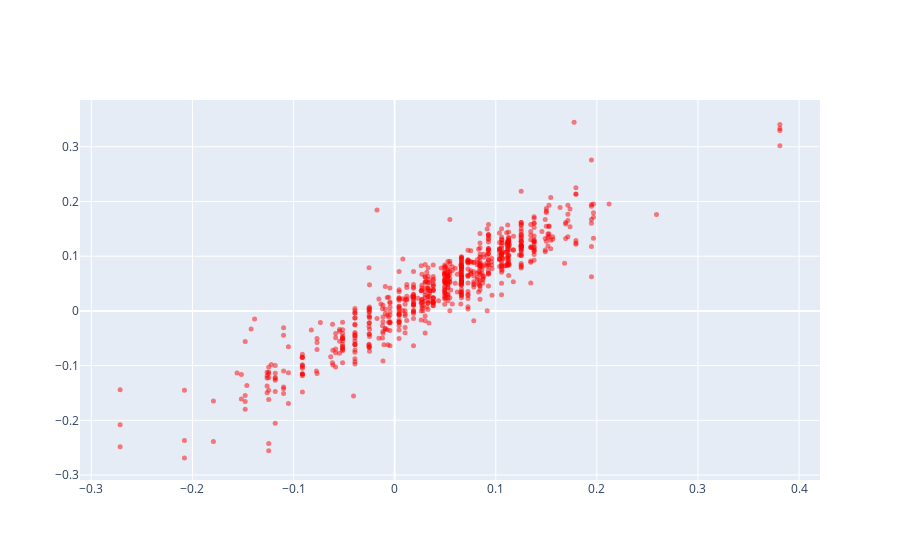

Notebook source saved alongside this figure:
### Markdown cell above
## Naive Model

### Code cell
my_pred = dummy_model.predict(X_test_naive)

PRED_DF = combined_df[["date", f"delta_{n}_norm"]].merge(y_test_naive.to_frame(), on=f"delta_{n}_norm", how="right").rename(
    columns={f"delta_{n}_norm": "actual"})

PRED_DF["pred"] = my_pred

fig = go.Figure(data=go.Scatter(x=PRED_DF["pred"],
                                y=PRED_DF["actual"],
                                text=PRED_DF["date"],
                                mode='markers', showlegend=False,
                                marker=dict(size=5, color="red", opacity=0.5)))

fig.show()

### Figure 1 — Plotly figure (JSON) as saved in the notebook; plotly's stock layout.template omitted (floating-point values rounded to 4 significant figures; data arrays with more than 128 entries replaced by an {"elided": "..."} marker saying what was removed)
{"data": [{"marker": {"color": "red", "opacity": 0.5, "size": 5}, "mode": "markers", "showlegend": false, "text": {"elided": "748 str values"}, "x": {"elided": "748 float values"}, "y": {"elided": "748 float values"}, "type": "scatter"}], "layout": {}}
